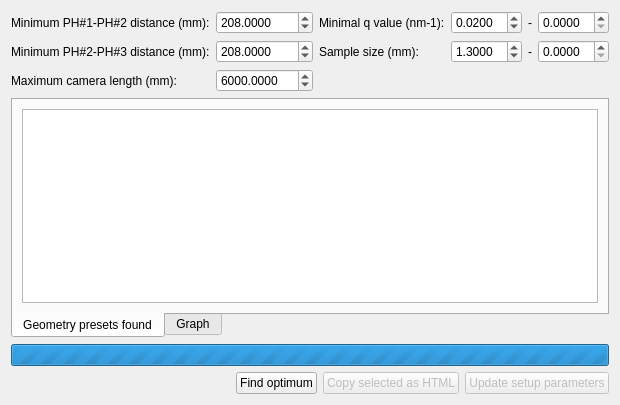
     <widget class="QWidget" name="optimizationTab">
      <attribute name="title">
       <string>Optimization</string>
      </attribute>
      <layout class="QVBoxLayout" name="verticalLayout_3">
       <item>
        <layout class="QGridLayout" name="gridLayout_4">
         <item row="0" column="5">
          <widget class="QDoubleSpinBox" name="optQMinMaxDoubleSpinBox">
           <property name="sizePolicy">
            <sizepolicy hsizetype="MinimumExpanding" vsizetype="Fixed">
             <horstretch>0</horstretch>
             <verstretch>0</verstretch>
            </sizepolicy>
           </property>
           <property name="decimals">
            <number>4</number>
           </property>
          </widget>
         </item>
         <item row="0" column="3">
          <widget class="QDoubleSpinBox" name="optQMinMinDoubleSpinBox">
           <property name="sizePolicy">
            <sizepolicy hsizetype="MinimumExpanding" vsizetype="Fixed">
             <horstretch>0</horstretch>
             <verstretch>0</verstretch>
            </sizepolicy>
           </property>
           <property name="decimals">
            <number>4</number>
           </property>
           <property name="value">
            <double>0.020000000000000</double>
           </property>
          </widget>
         </item>
         <item row="2" column="0">
          <widget class="QLabel" name="label_38">
           <property name="text">
            <string>Maximum camera length (mm):</string>
           </property>
          </widget>
         </item>
         <item row="1" column="0">
          <widget class="QLabel" name="label_18">
           <property name="text">
            <string>Minimum PH#2-PH#3 distance (mm):</string>
           </property>
           <property name="buddy">
            <cstring>minPh2Ph3DistanceDoubleSpinBox</cstring>
           </property>
          </widget>
         </item>
         <item row="1" column="1">
          <widget class="QDoubleSpinBox" name="minPh2Ph3DistanceDoubleSpinBox">
           <property name="sizePolicy">
            <sizepolicy hsizetype="MinimumExpanding" vsizetype="Fixed">
             <horstretch>0</horstretch>
             <verstretch>0</verstretch>
            </sizepolicy>
           </property>
           <property name="decimals">
            <number>4</number>
           </property>
           <property name="maximum">
            <double>100000.000000000000000</double>
           </property>
           <property name="value">
            <double>208.000000000000000</double>
           </property>
          </widget>
         </item>
         <item row="1" column="5">
          <widget class="QDoubleSpinBox" name="maxMaxSampleSizeDoubleSpinBox">
           <property name="sizePolicy">
            <sizepolicy hsizetype="MinimumExpanding" vsizetype="Fixed">
             <horstretch>0</horstretch>
             <verstretch>0</verstretch>
            </sizepolicy>
           </property>
           <property name="decimals">
            <number>4</number>
           </property>
          </widget>
         </item>
         <item row="0" column="1">
          <widget class="QDoubleSpinBox" name="minPh1Ph2DistanceDoubleSpinBox">
           <property name="sizePolicy">
            <sizepolicy hsizetype="MinimumExpanding" vsizetype="Fixed">
             <horstretch>0</horstretch>
             <verstretch>0</verstretch>
            </sizepolicy>
           </property>
           <property name="decimals">
            <number>4</number>
           </property>
           <property name="maximum">
            <double>100000.000000000000000</double>
           </property>
           <property name="value">
            <double>208.000000000000000</double>
           </property>
          </widget>
         </item>
         <item row="1" column="3">
          <widget class="QDoubleSpinBox" name="minMaxSampleSizeDoubleSpinBox">
           <property name="sizePolicy">
            <sizepolicy hsizetype="MinimumExpanding" vsizetype="Fixed">
             <horstretch>0</horstretch>
             <verstretch>0</verstretch>
            </sizepolicy>
           </property>
           <property name="decimals">
            <number>4</number>
           </property>
           <property name="value">
            <double>1.300000000000000</double>
           </property>
          </widget>
         </item>
         <item row="0" column="2">
          <widget class="QLabel" name="label_37">
           <property name="text">
            <string>Minimal q value (nm-1):</string>
           </property>
          </widget>
         </item>
         <item row="1" column="2">
          <widget class="QLabel" name="label_22">
           <property name="text">
            <string>Sample size (mm):</string>
           </property>
          </widget>
         </item>
         <item row="2" column="1">
          <widget class="QDoubleSpinBox" name="maxCameraLengthDoubleSpinBox">
           <property name="sizePolicy">
            <sizepolicy hsizetype="MinimumExpanding" vsizetype="Fixed">
             <horstretch>0</horstretch>
             <verstretch>0</verstretch>
            </sizepolicy>
           </property>
           <property name="decimals">
            <number>4</number>
           </property>
           <property name="maximum">
            <double>999999.000000000000000</double>
           </property>
           <property name="value">
            <double>6000.000000000000000</double>
           </property>
          </widget>
         </item>
         <item row="0" column="0">
          <widget class="QLabel" name="label_14">
           <property name="text">
            <string>Minimum PH#1-PH#2 distance (mm):</string>
           </property>
           <property name="buddy">
            <cstring>minPh1Ph2DistanceDoubleSpinBox</cstring>
           </property>
          </widget>
         </item>
         <item row="0" column="4">
          <widget class="QLabel" name="label_40">
           <property name="text">
            <string>-</string>
           </property>
          </widget>
         </item>
         <item row="1" column="4">
          <widget class="QLabel" name="label_41">
           <property name="text">
            <string>-</string>
           </property>
          </widget>
         </item>
        </layout>
       </item>
       <item>
        <widget class="QTabWidget" name="tabWidget_2">
         <property name="tabPosition">
          <enum>QTabWidget::South</enum>
         </property>
         <property name="currentIndex">
          <number>0</number>
         </property>
         <widget class="QWidget" name="presetsTab">
          <attribute name="title">
           <string>Geometry presets found</string>
          </attribute>
          <layout class="QVBoxLayout" name="verticalLayout_5">
           <item>
            <widget class="QTreeView" name="optimizationTreeView">
             <property name="sizePolicy">
              <sizepolicy hsizetype="Expanding" vsizetype="Expanding">
               <horstretch>0</horstretch>
               <verstretch>1</verstretch>
              </sizepolicy>
             </property>
             <property name="showDropIndicator" stdset="0">
              <bool>false</bool>
             </property>
             <property name="alternatingRowColors">
              <bool>true</bool>
             </property>
             <property name="selectionMode">
              <enum>QAbstractItemView::ExtendedSelection</enum>
             </property>
             <property name="uniformRowHeights">
              <bool>true</bool>
             </property>
             <property name="sortingEnabled">
              <bool>true</bool>
             </property>
             <property name="allColumnsShowFocus">
              <bool>true</bool>
             </property>
            </widget>
           </item>
          </layout>
         </widget>
         <widget class="QWidget" name="graphTab">
          <attribute name="title">
           <string>Graph</string>
          </attribute>
         </widget>
        </widget>
       </item>
       <item>
        <widget class="QProgressBar" name="progressBar">
         <property name="maximum">
          <number>0</number>
         </property>
         <property name="value">
          <number>0</number>
         </property>
         <property name="textVisible">
          <bool>true</bool>
         </property>
         <property name="format">
          <string>Filtering possible combinations...</string>
         </property>
        </widget>
       </item>
       <item>
        <layout class="QHBoxLayout" name="horizontalLayout_9">
         <item>
          <spacer name="horizontalSpacer">
           <property name="orientation">
            <enum>Qt::Horizontal</enum>
           </property>
           <property name="sizeHint" stdset="0">
            <size>
             <width>0</width>
             <height>0</height>
            </size>
           </property>
          </spacer>
         </item>
         <item>
          <widget class="QPushButton" name="optimizePushButton">
           <property name="text">
            <string>Find optimum</string>
           </property>
           <property name="icon">
            <iconset resource="../../../resource/icons/icons.qrc">
             <normaloff>:/icons/start.svg</normaloff>:/icons/start.svg</iconset>
           </property>
          </widget>
         </item>
         <item>
          <widget class="QPushButton" name="copyToClipboardPushButton">
           <property name="enabled">
            <bool>false</bool>
           </property>
           <property name="text">
            <string>Copy selected as HTML</string>
           </property>
           <property name="icon">
            <iconset theme="edit-copy">
             <normaloff>../../../qtgui/tools/optimizegeometry</normaloff>../../../qtgui/tools/optimizegeometry</iconset>
           </property>
          </widget>
         </item>
         <item>
          <widget class="QPushButton" name="updateSetupParametersPushButton">
           <property name="enabled">
            <bool>false</bool>
           </property>
           <property name="text">
            <string>Update setup parameters</string>
           </property>
           <property name="icon">
            <iconset resource="../../../resource/icons/icons.qrc">
             <normaloff>:/icons/geometry.svg</normaloff>:/icons/geometry.svg</iconset>
           </property>
          </widget>
         </item>
        </layout>
       </item>
      </layout>
     </widget>
